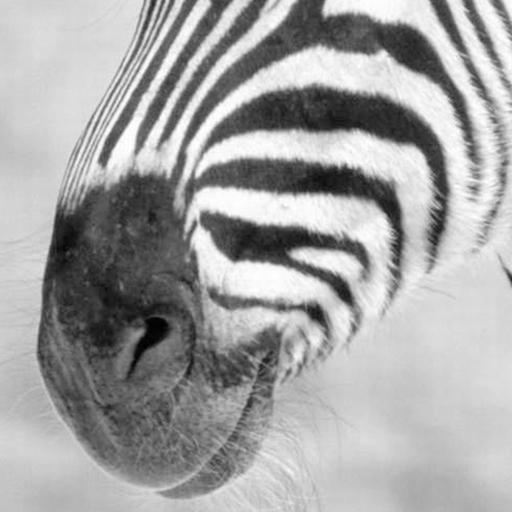
%> input picture 1/zebra.png, 512 x 512 px
$ octave question_5.m   (GNU Octave 9; MATLAB toolbox functions it lacks are replaced by stand-ins)
%> lines starting %> are read from the running program, lines starting %| are printed output that depends on the picture; in (x1, y1, x2, y2) boxes, pixels count from 0 and x2, y2 are one past the last pixel; in counts of white or black regions, pixels touching at a corner belong together; the program's own positions count from 1
### 1/gradmag.m
function [magnitude,orientation] = gradmag(img, sigma)
%> called with sigma = 2
im = rgb2gray(img);
G = gaussian(sigma);
Gd = gaussianDer(G,sigma);
[row,column] = size(im);
%> row = 512; column = 512
G_x = zeros(size(im));
G_y = zeros(size(im));
% G_x = conv2(im,Gd,'same');
% G_y = conv2(im,Gd','same');
for i = 1:column
    G_x(:,i) = conv(im(:,i),Gd,'same');
end
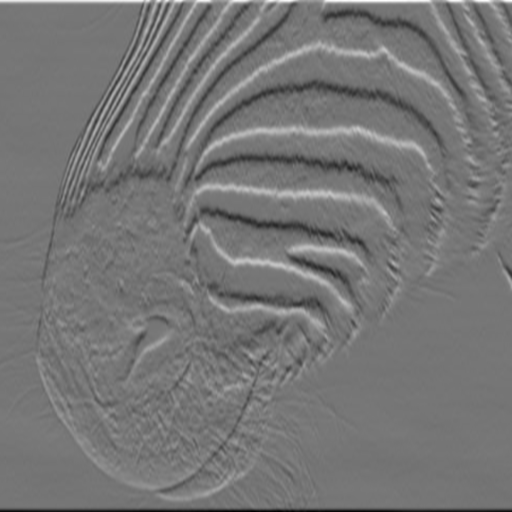
%> G_x: size 512x512 double; min -0.168, max 0.193, mean 1.98e-05; drawn with min black and max white
for i = 1:row
    G_y(i,:) = conv(im(i,:),Gd,'same');
end
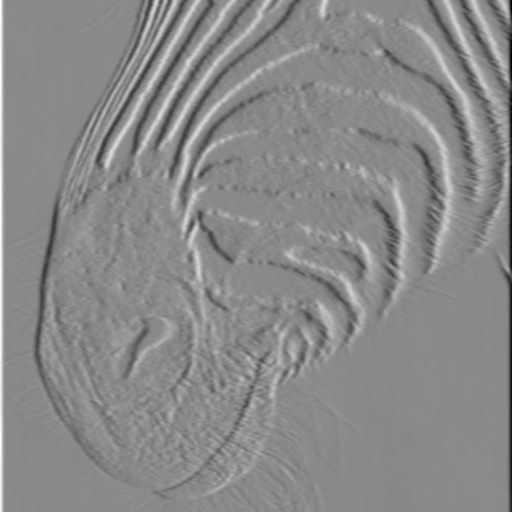
%> G_y: size 512x512 double; min -0.191, max 0.163, mean 1.76e-05; drawn with min black and max white
magnitude = sqrt(G_x.^2+G_y.^2);
orientation = atan2(G_y,G_x);
end

### 1/ImageDerivatives.m
function F = ImageDerivatives(img, sigma, type)
% img = rgb2gray(img);
G = gaussian(sigma);
Gd = gaussianDer(G,sigma);
x = -3*sigma:3*sigma;
Gd2 = (x.^2-sigma^2).*G/sigma^4;
switch type
    case 'x'
        F = conv2(img,Gd,'same');
    case 'y'
        F = conv2(img,Gd','same');
    case 'xx'
        F = conv2(img,Gd2,'same');
    case 'yy'
        F = conv2(img,Gd2','same');
    case 'xy'
        G_x = conv2(img,Gd,'same');
        F = conv2(G_x,Gd','same');
    case 'yx'
        G_x = conv2(img,Gd,'same');
        F = conv2(G_x,Gd','same');
end
% [38 lines of commented-out code are left out]
end

### 1/gaussian.m
function G = gaussian(sigma)
x = -3*sigma:3*sigma;
G = exp(-x.^2/(2*sigma^2))/(sigma * sqrt(2*pi));
end

### 1/gaussianDer.m
function Gd = gaussianDer(G,sigma)
x = -3*sigma:3*sigma;
Gd = -x.*G/sigma^2;
end

### 1/question_5.m
%%5.1
img = im2double(imread('zebra.png'));
sigma = 2;
[magnitude,orientation] = gradmag(img,sigma);
% imshow(magnitude);
% figure;
imshow(orientation, [-pi,pi]);
colormap(hsv);
colorbar;
figure;
im = rgb2gray(img);
G = gaussian(sigma);
Gd = gaussianDer(G,sigma);
[row,column] = size(im);
%> row = 512; column = 512
G_x = zeros(size(im));
G_y = zeros(size(im));
% G_x = conv2(im,Gd,'same');
% G_y = conv2(im,Gd','same');
for i = 1:column
    G_x(:,i) = conv(im(:,i),Gd,'same');
end
for i = 1:row
    G_y(i,:) = conv(im(i,:),Gd','same');
end
[x,y] = meshgrid(1:row,1:column);
quiver(x,y,G_x,G_y);
%> figure, not shown here; highest point at x = 0.301, y = 512.7
%% 5.2
figure;
for i = 1:6
    sigma = 2;
    sigma = sigma*i;
    [magnitude,orientation] = gradmag(img,sigma);
    subplot(3,2,i);
    imshow(orientation, [-pi,pi]);
    title(sigma);
end
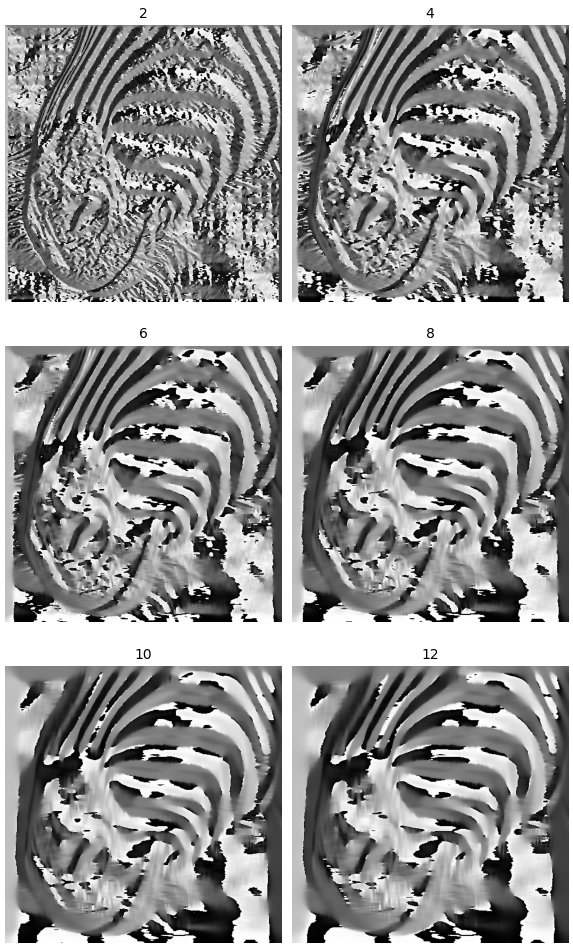
%> figure redrawn from the program's plot data, 6 panels
figure
for i = 1:6
    sigma = 2;
    sigma = sigma*i;
    [magnitude,orientation] = gradmag(img,sigma);
    subplot(3,2,i);
    imshow(magnitude);
    title(sigma);
end
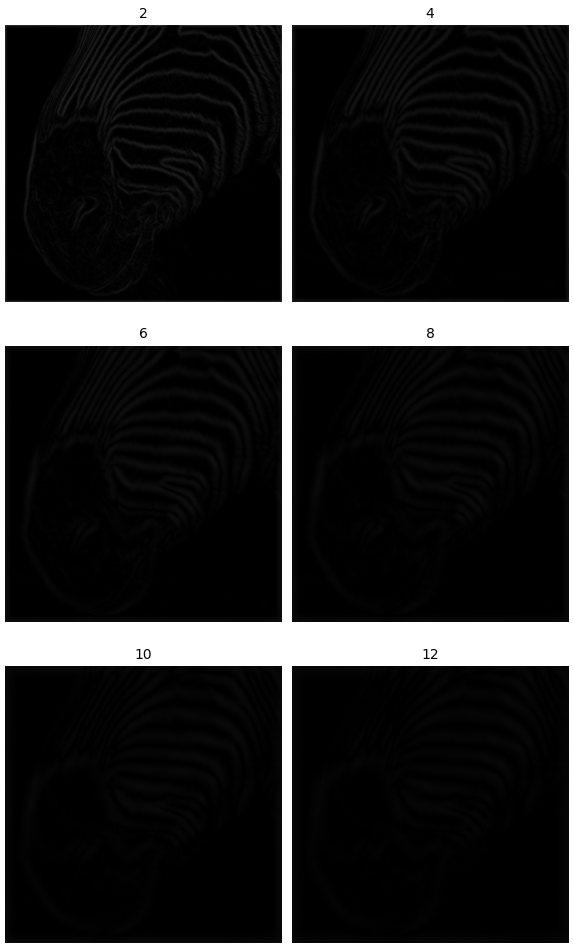
%> figure redrawn from the program's plot data, 6 panels
%% 5.3
% threshold (0.04~0.05) for sigma = 2
% threshold (0.03~0.04) for sigma = 3
% larger sigma, smaller threshold
threshold = 0.04;
sigma = 3;
figure;
[magnitude,orientation] = gradmag(img,sigma);
%> in gradmag (call 14), `orientation = atan2(G_y,G_x);`:
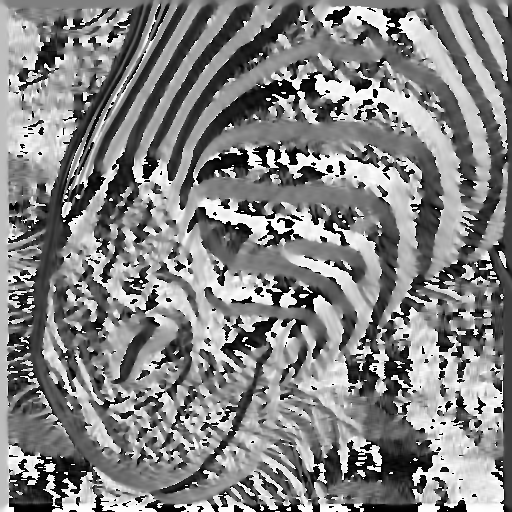
%> orientation: size 512x512 double; min -3.14, max 3.14, mean 0.0912; drawn with min black and max white
imshow(magnitude);
figure
magnitude(magnitude<threshold) = 0;
magnitude(magnitude>0) = 1;
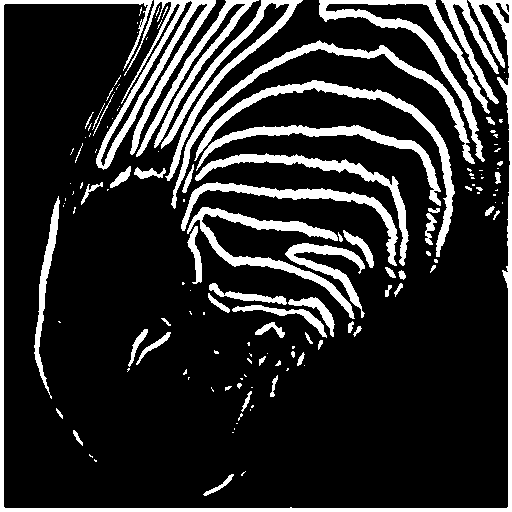
%> magnitude: size 512x512 double; values 0 (black) and 1 (white), 17.5% white; 145 white regions (84 under 20 px), largest, box (x1, y1, x2, y2) and area: (0, 0, 512, 512) 7872, (96, 0, 216, 170) 3996, (319, 0, 490, 162) 3280
imshow(magnitude);
%% 5.5
figure;
sigma = 100;
impulse_im = zeros([51,51]);
impulse_im(26,26) = 1;
imshow(impulse_im);
figure;
F = ImageDerivatives(impulse_im, sigma, 'x');

subplot(2,3,1);
imshow(F,[]);
title('x');
F = ImageDerivatives(impulse_im, sigma, 'y');

subplot(2,3,2);
imshow(F,[]);
title('y');
F = ImageDerivatives(impulse_im, sigma, 'xy');

subplot(2,3,3);
imshow(F,[]);
title('xy or yx');
F = ImageDerivatives(impulse_im, sigma, 'xx');

subplot(2,3,4);
imshow(F,[]);
title('xx');
F = ImageDerivatives(impulse_im, sigma, 'yy');

subplot(2,3,5);
imshow(F,[]);
title('yy');
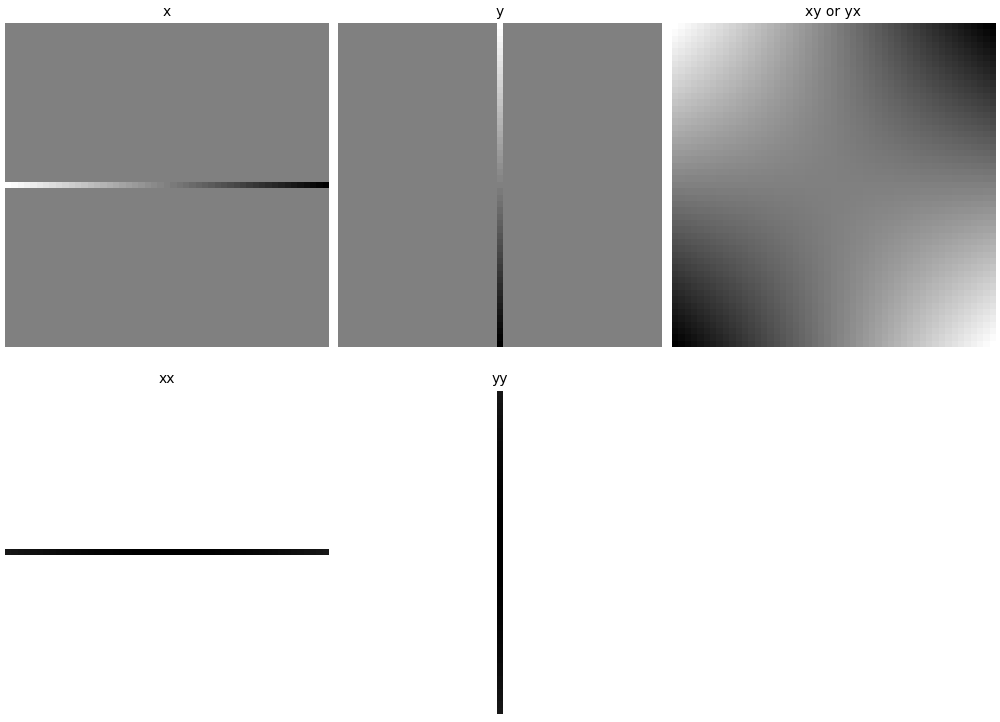
%> figure redrawn from the program's plot data, 5 panels
